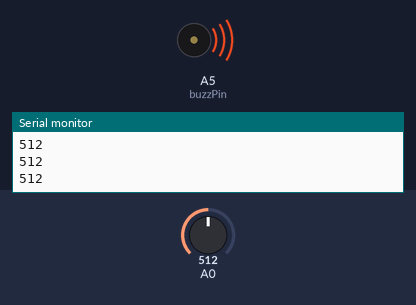
A sketch run on a simulated Arduino Uno, built with avr-gcc and run on an emulated ATmega328P. Shown: buzzer (waves = sounding), the last lines printed to the serial monitor. The test bench sets the inputs (shaded band); at power-on: A0 = 512.

Above: at 1.2 s.
1.3 s: A0 set to 0
At 2.0 s:
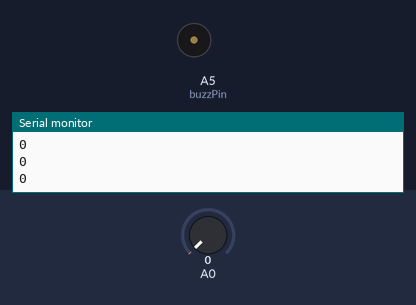
2.8 s: A0 set to 122
At 3.3 s:
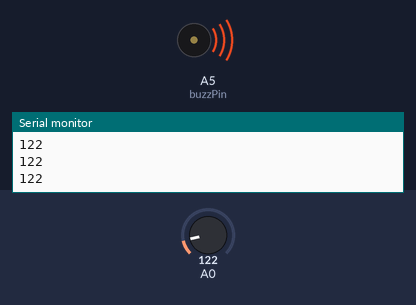
Timing chart, 0 to 5.8 s (numbered marks = the images above; inputs shaded):
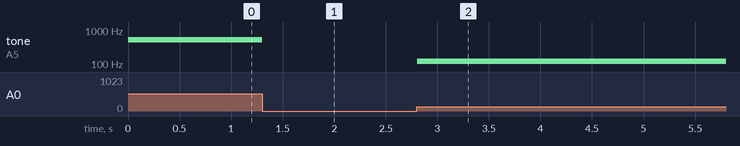

The sketch:

VeloStat-Pie.ino
```cpp
int buzzPin = A5;

void setup() {
  Serial.begin(9600);
}

void loop() {
  int velo = analogRead(A0);
  Serial.println(velo);
  tone(buzzPin, velo);
  delay(100);
}
```

Measured:
- after the input at 1.3 s, tone on A5 (buzzPin): 512 Hz → silent at once
- after the input at 2.8 s, tone on A5 (buzzPin): silent → 122 Hz at once
